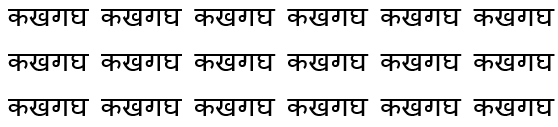
%> input picture TestingData/hello.PNG, 558 x 127 px
$ octave --eval "result = main(imread('TestingData/hello.PNG'));"   (GNU Octave 9; MATLAB toolbox functions it lacks are replaced by stand-ins)
%> lines starting %> are read from the running program, lines starting %| are printed output that depends on the picture; in (x1, y1, x2, y2) boxes, pixels count from 0 and x2, y2 are one past the last pixel; in counts of white or black regions, pixels touching at a corner belong together; the program's own positions count from 1
### getLines.m
function [ lines , line_count ] = getLines( I )
%GETLINES Summary of this function goes here
%   Returns the image of the lines and the number of lines found in the
%   image

%% determine size of image
[rows,cols]=size(I);

%% plotting horizontal histogram
h_hist = zeros(rows,1);
for i=1:rows
    for j=1:cols
        if(I(i,j)==0)
            h_hist(i)=h_hist(i)+1;
        end
    end
end

%% seperating lines
line_count=1;
start_row=1;
current_row=1;
while(current_row<=rows)
    if(h_hist(current_row)==0 && current_row-start_row>2 && h_hist(current_row-3)==0)
        end_row=current_row;
        lines(line_count)={I(start_row:end_row,:)};
        line_count=line_count+1;
        start_row=end_row+1;
    end
    if(current_row==rows && current_row-start_row>2)
        lines(line_count)={I(start_row:rows,:)};
    end
    if(h_hist(current_row)==0 && current_row-start_row==1)
        start_row=current_row;
    end
    current_row=current_row+1;
end

line_count=length(lines);

%% testing detected lines
%%for i=1:length(lines)
    %%figure,imshow(lines{i});
%%end

end

### getWords.m
function [ words , word_count ] = getWords(I)
%GETWORDS Summary of this function goes here
%   Returns the image of words and the wordcount found in a single line

%% getting size of image
[rows,cols]=size(I);

%% plotting vertical histogram
v_hist=zeros(1,cols);
for i=1:cols
    for j=1:rows
        if(I(j,i)==0)
            v_hist(i)=v_hist(i)+1;
        end
    end
end

%% seperating words
word_count=1;
start_col=1;
current_col=1;
while(current_col<=cols)
    if(v_hist(current_col)==0 && current_col-start_col>3)
        end_col=current_col;
        words(word_count)={I(:,start_col:end_col)};
        word_count=word_count+1;
        start_col=end_col+1;
    end
    if(current_col==cols && current_col-start_col>3)
        words(word_count)={I(:,start_col:cols)};
    end
    if(v_hist(current_col)==0)
        start_col=current_col;
    end
    current_col=current_col+1;
end

%% testing seperated words
%%for i=1:length(words)
    %%figure,imshow(words{i});
%%end


end

### main.m
function [ output ] = main( I )

%% basic preprocessing
BW=im2bw(I,0.9);
%%imshow(BW);

fid=fopen('out.txt','w');

%% seperating lines
[lines,line_count]=getLines(BW);
total_words=0;
total_chars=0;
for i=1:length(lines)
    %% seperating words
    [words,word_count]=getWords(lines{i});
    total_words=total_words+word_count;
    for j=1:length(words)
        %% seperating characters
        [chars,char_count]=getChars(words{j});
        total_chars=total_chars+char_count;
        for k=1:length(chars)
            %%prediction of character
            %%[matra,I]=detectMatras2(chars{k});
            %%matra
            output = predictChar(chars{k});
            fwrite(fid,unicode2native(char(hex2dec(output)),'UTF-8'));
            %%output2=printMatra(matra);
            %%fwrite(fid,unicode2native(char(hex2dec(output2)),'UTF-8'));
            %%waitforbuttonpress;
        end
        fwrite(fid,' ');
    end
end

fclose(fid);
%> in main, `BW=im2bw(I,0.9);`:
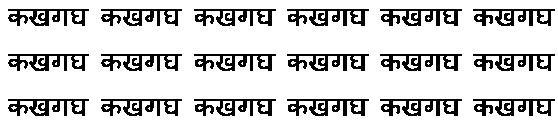
%> BW: size 127x558 logical; 82.3% white; 18 black regions, largest, box (x1, y1, x2, y2) and area: (380, 9, 462, 26) 716, (380, 54, 462, 71) 716, (380, 99, 462, 116) 716
%> after the loop in getLines, `for i=1:rows`: h_hist = 127 values, max 490 at index 10, min 0 at index 1, mean 98.62
%> after the loop in getLines, `while(current_row<=rows)`: current_row = 128; end_row = 120; line_count = 4; lines = 3 items; start_row = 127
%> in getLines, `line_count=length(lines);`: line_count = 3
%> in main, `[lines,line_count]=getLines(BW);`: lines = 3 items; line_count = 3
%> the loop in main, `for i=1:length(lines)` made 1 pass
%> (rows in getWords, cols in getWords, word_count, total_words) on pass 1: (22, 558, 7, 7)
%> the run ends on the next line
